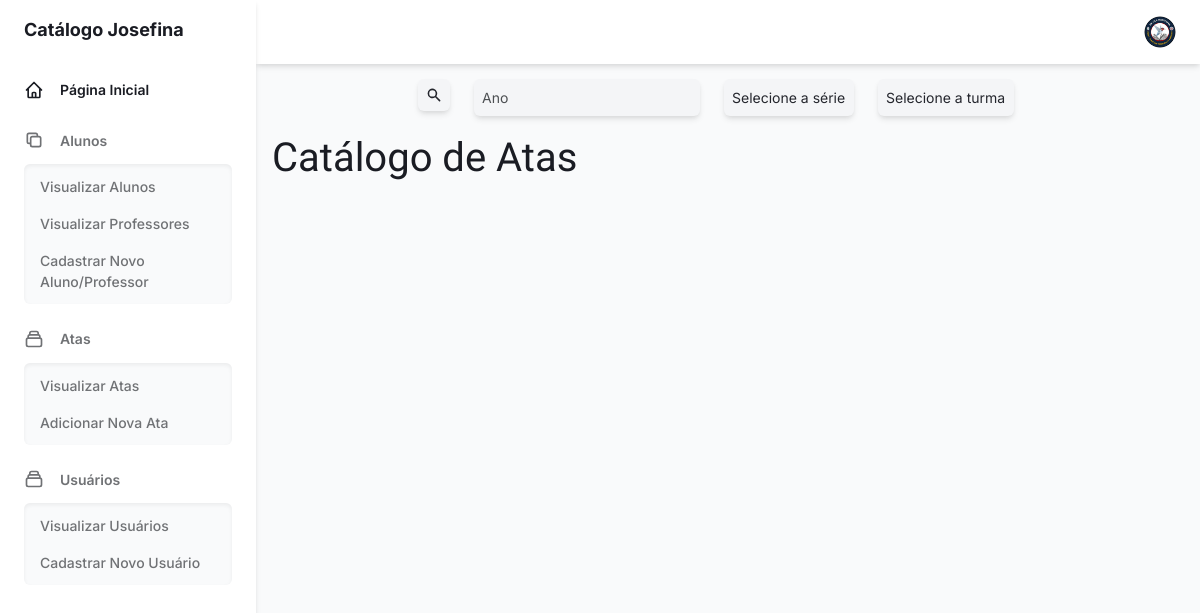
Before: /ata/atas/ (signed in) with the older database file.
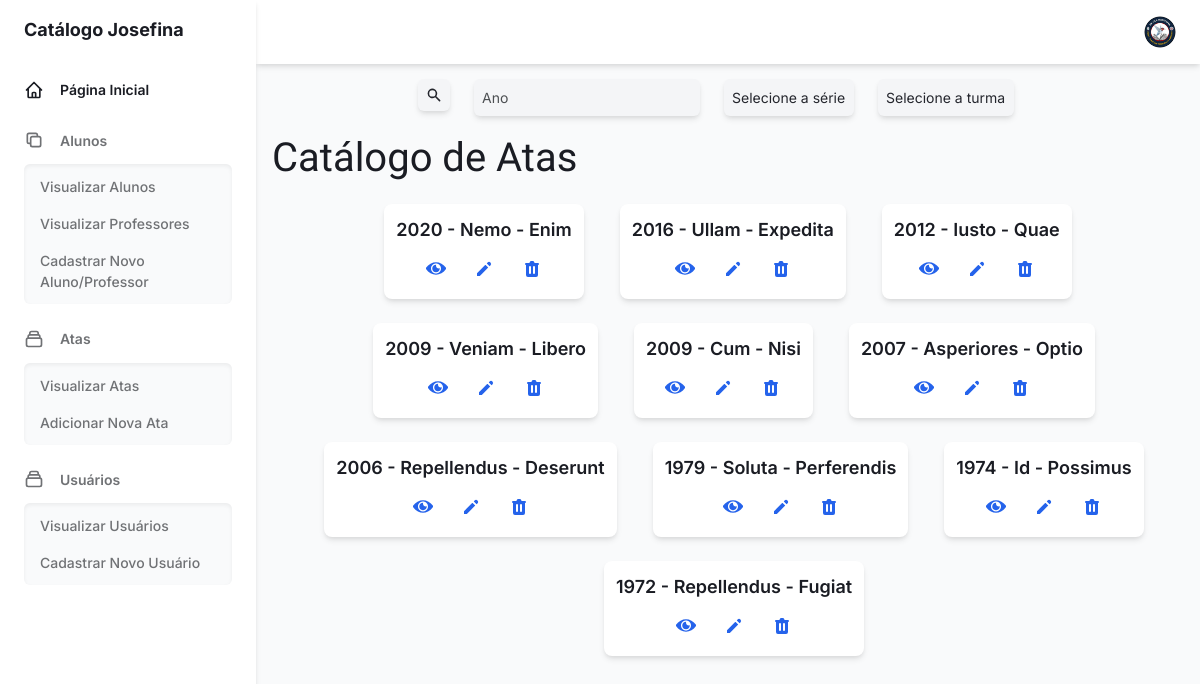
After: the same page with the newer database file.
### ata/models.py (models this page shows, shortened)
class Atas(models.Model):
    SERIES = [('1', '1º ano'), ('2', '2º ano'), ('3', '3º ano'), ('4', '4º ano'), ('5', '5º ano'), ('6', '6º ano')]
    TURMAS = [('A', 'Turma A'), ('B', 'Turma B'), ('C', 'Turma C'), ('D', 'Turma D'), ('E', 'Turma E'), ('F', 'Turma F')]
    ano = models.IntegerField()
    serie = models.CharField(max_length=50, choices=SERIES)
    turma = models.CharField(max_length=50, choices=TURMAS)
    pdf = models.FileField(upload_to='atas/', null=True, blank=True)

### ata/views.py (the view, shortened to what this page needs)
# urls.py: path('atas/', views.atas_view, name='atas'),
@login_required
def atas_view(request):
    atas = Atas.objects.all().order_by('-ano', '-serie', '-turma')
    search = request.GET.get("search", None)
    atas_filter = AtasFilter(request.GET, queryset=atas)
    atas = atas_filter.qs
    for ata in atas:
        ata.pdf_url = ata.pdf.url if ata.pdf and ata.pdf.name else None
    return render(request, 'ata/atas.html', {'atas': atas, 'filter': atas_filter, 'search': search})

### templates/ata/atas.html (shortened to what this page needs)
{% load static %}
{% block content %}
<!DOCTYPE html>
<html :class="{ 'theme-dark': dark }" x-data="data()" lang="en">
<head>
  <link rel="stylesheet" href="{% static 'css/tailwind.output.css' %}" />
  <link rel="stylesheet" href="https://cdnjs.cloudflare.com/ajax/libs/Chart.js/2.9.3/Chart.min.css" />
</head>
<body>
  {% include '_base.html' %}
  <div style="margin-top: 15px;" class="flex justify-center">
    <div class="relative w-50 max-w-xl mr-6 focus-within:text-blue-500">
    <form method="get">
      <button class="shadow-md w-full pl-2 pr-2 text-sm text-gray-700 placeholder-gray-600 bg-gray-100 border-0 rounded-md dark:placeholder-gray-500 dark:focus:shadow-outline-gray dark:focus:placeholder-gray-600 dark:bg-gray-700 dark:text-gray-200 focus:placeholder-gray-500 focus:bg-white focus:border-blue-300 focus:outline-none focus:shadow-outline-blue form-input">
        <svg class="w-4 h-4 text-blue-600" aria-hidden="true" fill="currentColor" viewBox="0 0 20 20">
          <path fill-rule="evenodd" d="M8 4a4 4 0 100 8 4 4 0 000-8zM2 8a6 6 0 1110.89 3.476l4.817 4.817a1 1 0 01-1.414 1.414l-4.816-4.816A6 6 0 012 8z" clip-rule="evenodd"></path>
        </svg>
      </button>
    </form>
    </div>
    {% for field in filter.form %}
      <div class="relative w-50 max-w-xl mr-6 focus-within:text-blue-500">
      {{ field }}
      </div>
    {% endfor %}
  </div>
  <div class="w-full p-4">
    <h1 class="title-large text-gray-800 dark:text-gray-200 mb-4"
      style="font-size: 2.5rem; margin-top: -4px; font-family: 'Ubuntu', sans-serif;">
      Catálogo de Atas
    </h1>
    <div class="flex flex-wrap justify-center space-x-3 gap-6">
      {% for ata in atas %}
      <div class="bg-white dark:bg-gray-800 rounded-lg shadow-md p-3 flex flex-col justify-between items-center h-60">
        <div class="text-center">
          <h2 class="text-lg font-semibold text-gray-800 dark:text-gray-200 mb-2">
            {{ ata.ano }} - {{ ata.serie }} - {{ ata.turma }}
          </h2>
        </div>
        <div class="flex justify-center space-x-3">
          <a href="{% url 'ver_arquivos_ata' ata.id %}" class="flex-1">
            <button class="flex items-center justify-center p-2 hover:text-blue-800" aria-label="View">
            </button>
          </a>
          {% if "SECRETARIO" in request.user.groups.all.values_list.0 %}
            <a href="{% url 'edit_ata' ata.id %}" class="flex-1">
              <button class="flex items-center justify-center p-2 hover:text-blue-800" aria-label="Edit">
                <svg class="w-5 h-5" xmlns="http://www.w3.org/2000/svg" viewBox="0 0 20 20" fill="#2563EB">
                  <path d="M13.586 3.586a2 2 0 112.828 2.828l-.793.793-2.828-2.828.793-.793zM11.379 5.793L3 14.172V17h2.828l8.38-8.379-2.83-2.828z"></path>
                </svg>
              </button>
            </a>
            <form action="{% url 'remove_ata' ata.id %}" method="post" class="d-inline" onsubmit="return confirmRemoval('{{ ata.ano }}', '{{ ata.serie }}', '{{ ata.turma }}');">
              <button class="flex items-center justify-center p-2 hover:text-blue-800" aria-label="Delete">
              </button>
            </form>
          {% endif %}
        </div>
      </div>
      {% endfor %}
    </div>
  </div>
</body>
</html>
{% endblock %}

### templates/_base.html (shortened to what this page needs)
{% load static %}
<!DOCTYPE html>
<html :class="{ 'theme-dark': dark }" x-data="data()" lang="en">
  <head>
    <link rel="stylesheet" href="/static/css/tailwind.output.css" />
    <link
      rel="stylesheet"
      href="https://cdnjs.cloudflare.com/ajax/libs/Chart.js/2.9.3/Chart.min.css"
    />
  </head>
  <body>
    {% include "_sidebar.html" %}
    <ul class="flex items-center flex-shrink-0 space-x-6">
      <li class="relative">
        <button
          class="align-middle rounded-full focus:shadow-outline-purple focus:outline-none"
          @click="toggleProfileMenu"
          @keydown.escape="closeProfileMenu"
          aria-label="Account"
          aria-haspopup="true"
        >
          <img
            class="object-cover w-8 h-8 rounded-full"
            src="{% static 'img/logo_josefina.png' %}"
            alt=""
            aria-hidden="true"
          />
        </button>
      </li>
    </ul>
</body>
</html>

### templates/_sidebar.html (shortened to what this page needs)
{% load static %}
<!DOCTYPE html>
<html lang="pt-br">
<head>
</head>
<body>
<div class="flex min-h-screen bg-gray-50 dark:bg-gray-900" :class="{ 'overflow-hidden': isSideMenuOpen }">
    <aside class="z-20 hidden w-64 overflow-y-auto bg-white shadow-md dark:bg-gray-800 md:block flex-shrink-0">
        <div class="py-4 text-gray-500 dark:text-gray-400">
            <a class="ml-6 text-lg font-bold text-gray-800 dark:text-gray-200" href="{% url 'read' %}">
                Catálogo Josefina
            </a>
            <ul class="mt-6">
                <li class="relative px-6 py-3">
                    <a class="inline-flex items-center w-full text-sm font-semibold text-gray-800 transition-colors duration-150 hover:text-gray-800 dark:hover:text-gray-200 dark:text-gray-100"
                        href="{% url 'read' %}">
                        <span class="ml-4">Página Inicial</span>
                    </a>
                </li>
            </ul>
            <ul>
                <li class="relative px-6 py-3">
                    <a href="{% url 'read' %}">
                        <button
                            class="inline-flex items-center justify-between w-full text-sm font-semibold transition-colors duration-150 hover:text-gray-800 dark:hover:text-gray-200"
                            aria-haspopup="true">
                            <span class="inline-flex items-center">
                                <svg class="w-5 h-5" aria-hidden="true" fill="none" stroke-linecap="round"
                                    stroke-linejoin="round" stroke-width="2" viewBox="0 0 24 24" stroke="currentColor">
                                    <path
                                        d="M8 16H6a2 2 0 01-2-2V6a2 2 0 012-2h8a2 2 0 012 2v2m-6 12h8a2 2 0 002-2v-8a2 2 0 00-2-2h-8a2 2 0 00-2 2v8a2 2 0 002 2z">
                                    </path>
                                </svg>
                                <span class="ml-4">Alunos</span>
                            </span>
                        </button>
                    </a>
                    <ul class="p-2 mt-2 space-y-2 text-sm font-medium text-gray-500 rounded-md shadow-inner bg-gray-50 dark:text-gray-400 dark:bg-gray-900"
                        aria-label="submenu">
                        <li class="px-2 py-1 transition-colors duration-150 hover:text-gray-800 dark:hover:text-gray-200">
                            <a class="w-full" href="{% url 'read' "ALUNO" %}">Visualizar Alunos</a>
                        </li>
                        <li class="px-2 py-1 transition-colors duration-150 hover:text-gray-800 dark:hover:text-gray-200">
                            <a class="w-full" href="{% url 'read' "PROFESSOR" %}">Visualizar Professores</a>
                        </li>
                        {% if "SECRETARIO" in request.user.groups.all.values_list.0 %}
                            <li class="px-2 py-1 transition-colors duration-150 hover:text-gray-800 dark:hover:text-gray-200">
                                <a class="w-full" href="{% url 'create' %}">Cadastrar Novo Aluno/Professor</a>
                            </li>
                        {% endif %}
                    </ul>
                </li>
                <li class="relative px-6 py-3">
                    <a href="{% url 'atas' %}">
                        <button
                            class="inline-flex items-center justify-between w-full text-sm font-semibold transition-colors duration-150 hover:text-gray-800 dark:hover:text-gray-200"
                            aria-haspopup="true">
                            <span class="inline-flex items-center">
                                <span class="ml-4">Atas</span>
                            </span>
                        </button>
                    </a>
                    <ul class="p-2 mt-2 space-y-2 text-sm font-medium text-gray-500 rounded-md shadow-inner bg-gray-50 dark:text-gray-400 dark:bg-gray-900"
                        aria-label="submenu">
                        <li class="px-2 py-1 transition-colors duration-150 hover:text-gray-800 dark:hover:text-gray-200">
                            <a class="w-full" href="{% url 'atas' %}">Visualizar Atas</a>
                        </li>
                        {% if "SECRETARIO" in request.user.groups.all.values_list.0 %}
                            <li class="px-2 py-1 transition-colors duration-150 hover:text-gray-800 dark:hover:text-gray-200">
                                <a class="w-full" href="{% url 'cadastro_ata' %}">Adicionar Nova Ata</a>
                            </li>
                        {% endif %}
                    </ul>
                </li>
                {% if "SECRETARIO" in request.user.groups.all.values_list.0 %}
                    <li class="relative px-6 py-3">
                        <a href="">
                            <button
                                class="inline-flex items-center justify-between w-full text-sm font-semibold transition-colors duration-150 hover:text-gray-800 dark:hover:text-gray-200"
                                aria-haspopup="true">
                                <span class="inline-flex items-center">
                                    <span class="ml-4">Usuários</span>
                                </span>
                            </button>
                        </a>
                        <ul class="p-2 mt-2 space-y-2 text-sm font-medium text-gray-500 rounded-md shadow-inner bg-gray-50 dark:text-gray-400 dark:bg-gray-900"
                            aria-label="submenu">
                            <li class="px-2 py-1 transition-colors duration-150 hover:text-gray-800 dark:hover:text-gray-200">
                                <a class="w-full" href="{% url "list_users" %}">Visualizar Usuários</a>
                            </li>
                            <li class="px-2 py-1 transition-colors duration-150 hover:text-gray-800 dark:hover:text-gray-200">
                                <a class="w-full" href="{% url 'adduser' %}">Cadastrar Novo Usuário</a>
                            </li>
                        </ul>
                    </li>
                {% endif %}
            </ul>
        </div>
    </aside>
    <div class="flex flex-col flex-1 w-full">
        <header class="z-10 py-4 bg-white shadow-md dark:bg-gray-800">
            <div
                class="container flex items-center justify-between h-full px-6 mx-auto text-purple-600 dark:text-purple-300">
</body>
</html>

Changed rows visible on the page:
added Atas: ano "2020", serie "Nemo", turma "Enim"
added Atas: ano "2016", serie "Ullam", turma "Expedita"
added Atas: ano "2012", serie "Iusto", turma "Quae"
added Atas: ano "2009", serie "Veniam", turma "Libero"
added Atas: ano "2009", serie "Cum", turma "Nisi"
added Atas: ano "2007", serie "Asperiores", turma "Optio"
added Atas: ano "2006", serie "Repellendus", turma "Deserunt"
added Atas: ano "1979", serie "Soluta", turma "Perferendis"
added Atas: ano "1974", serie "Id", turma "Possimus"
added Atas: ano "1972", serie "Repellendus", turma "Fugiat"
